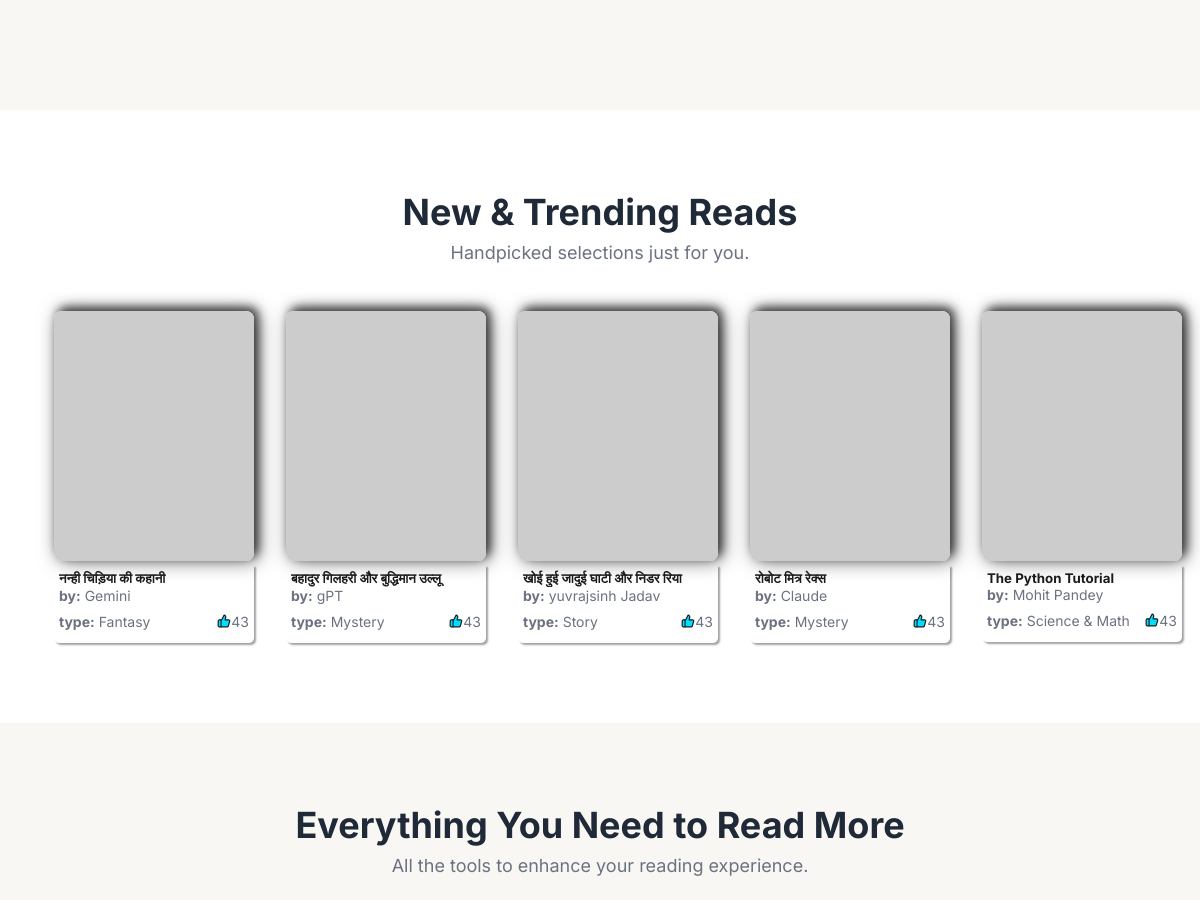
The app's page / (middle part), older data.
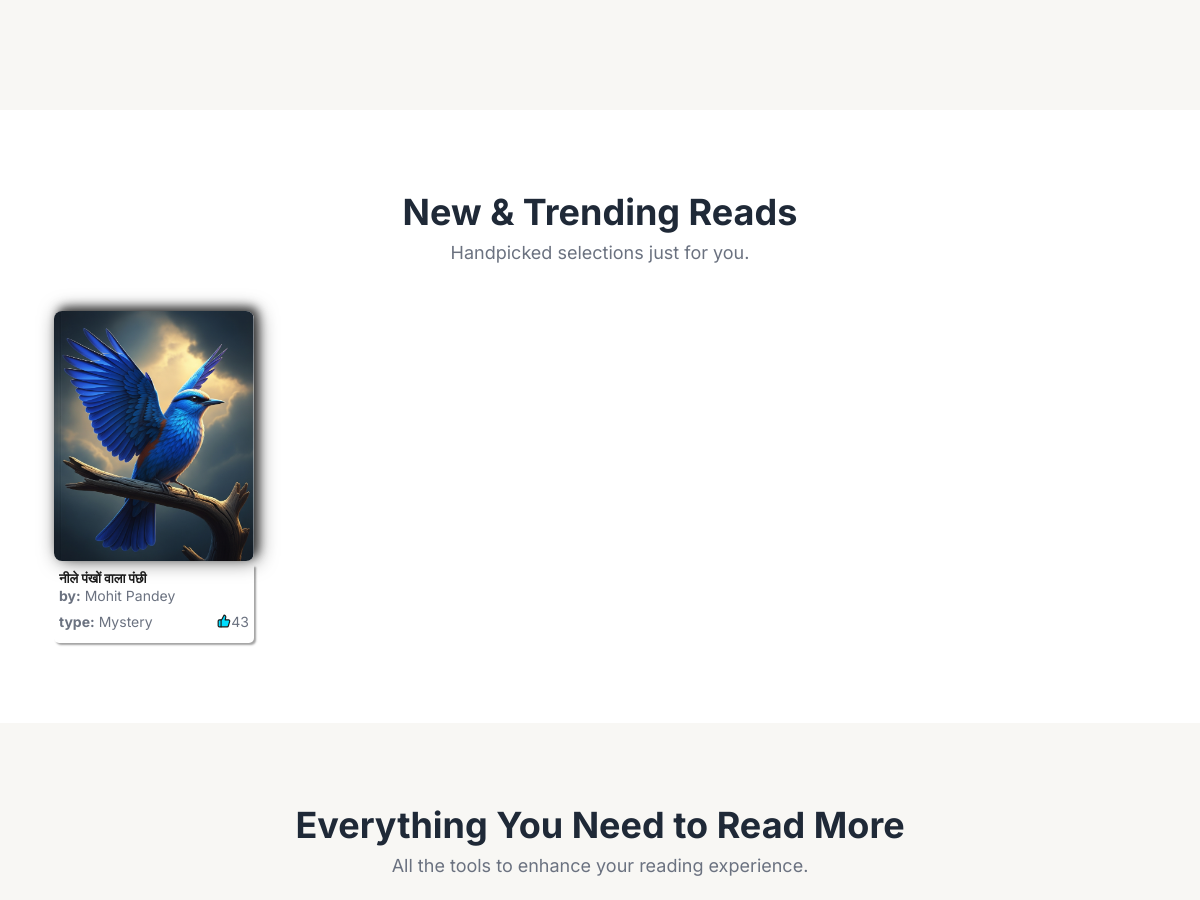
The same page, newer data.
### books/models.py (models this page shows, shortened)
class Book(models.Model):
    title = models.CharField(max_length=200, unique=True)
    slug = models.SlugField(unique=True, blank=True)
    author = models.CharField(max_length=100)
    genre = models.ForeignKey(Genre, on_delete=models.SET_NULL, null=True, related_name='books')
    price = models.DecimalField(max_digits=6, decimal_places=2)
    isbn = models.CharField(max_length=20, blank=True, null=True)
    cover_front = models.ImageField(upload_to=book_media_upload_path)
    pdf_file = models.FileField(upload_to=book_media_upload_path, blank=True, null=True)
    is_published = models.BooleanField(default=True)
    uploaded_at = models.DateTimeField(auto_now_add=True)
    updated_at = models.DateTimeField(auto_now=True)

class Genre(models.Model):
    category = models.ForeignKey(Category, on_delete=models.SET_NULL, null=True, related_name='genres')
    name = models.CharField(max_length=100)
    slug = models.SlugField(unique=True)
    lucidicon = models.CharField(max_length=100, blank=True, null=True)
    def __str__(self):
        return self.name

### home/views.py (the view)
# urls.py: path('', include('home.urls')),
def home(request):
    category = Genre.objects.all()
    books = Book.objects.all()
    return render(request, 'home.html', {
        'books': books,
        'category':category
    })

### home/templates/home.html (shortened to what this page needs)
{% extends 'base.html' %}
{% load static %}
{% block body %}
  <main>
    <section>
    </section>
    <section class="bg-white">
      <div class="container">
        <div class="section-header">
          <h2>New & Trending Reads</h2>
          <p>Handpicked selections just for you.</p>
        </div>
        <div class="books-grid">
          {% for book in books %}
            {% if book.is_published %}
              <div class="book-item">
                <a href="{% url 'book' book.slug %}">
                  <img src="{{ book.cover_front.url }}" alt="Book Cover 1" onerror="this.onerror=null;this.src='https://placehold.co/400x600/cccccc/ffffff?text=Image+Failed';" />
                  <div style="box-shadow: 2px 2px 2px #3a3a3a78;padding: 5px;border-radius: 0px 0px 5px 5px;">
                    <h5 class="truncate">{{ book.title }}</h5>
                    <p class="truncate">
                      <span style="font-weight: 700;">by:</span> {{ book.author }}
                    </p>
                    <div style="padding: 5px 0px; display: flex;justify-content: space-between;align-items: center;">
                      <p class="truncate">
                        <span style="font-weight: 700;">type:</span> {{ book.genre }}
                      </p>
                      <div style="display: flex;justify-content: center;align-items: center;">
                        <i style="width: 14px;fill: #00deff;" data-lucide="thumbs-up"></i>
                        <p>43</p>
                      </div>
                    </div>
                  </div>
                </a>
              </div>
            {% endif %}
          {% endfor %}
        </div>
      </div>
    </section>
    <section>
      <div class="container">
        <div class="section-header">
          <h2>Everything You Need to Read More</h2>
          <p>All the tools to enhance your reading experience.</p>
        </div>
      </div>
    </section>
  </main>
{% endblock %}

Row changes from the older to the newer data that the page shows:
removed Book: is_published True (drawn), title "नन्ही चिड़िया की कहानी", author "Gemini", genre "Fantasy"
removed Book: is_published True (drawn), title "बहादुर गिलहरी और बुद्धिमान उल्लू", author "gPT", genre "Mystery"
removed Book: is_published True (drawn), title "खोई हुई जादुई घाटी और निडर रिया", author "yuvrajsinh Jadav", genre "Story"
removed Book: is_published True (drawn), title "रोबोट मित्र रेक्स", author "Claude", genre "Mystery"
removed Book: is_published True (drawn), title "The Python Tutorial", author "Mohit Pandey", genre "Science & Math"
added Book: cover_front (picture), title "नीले पंखों वाला पंछी", author "Mohit Pandey", genre "Mystery"
